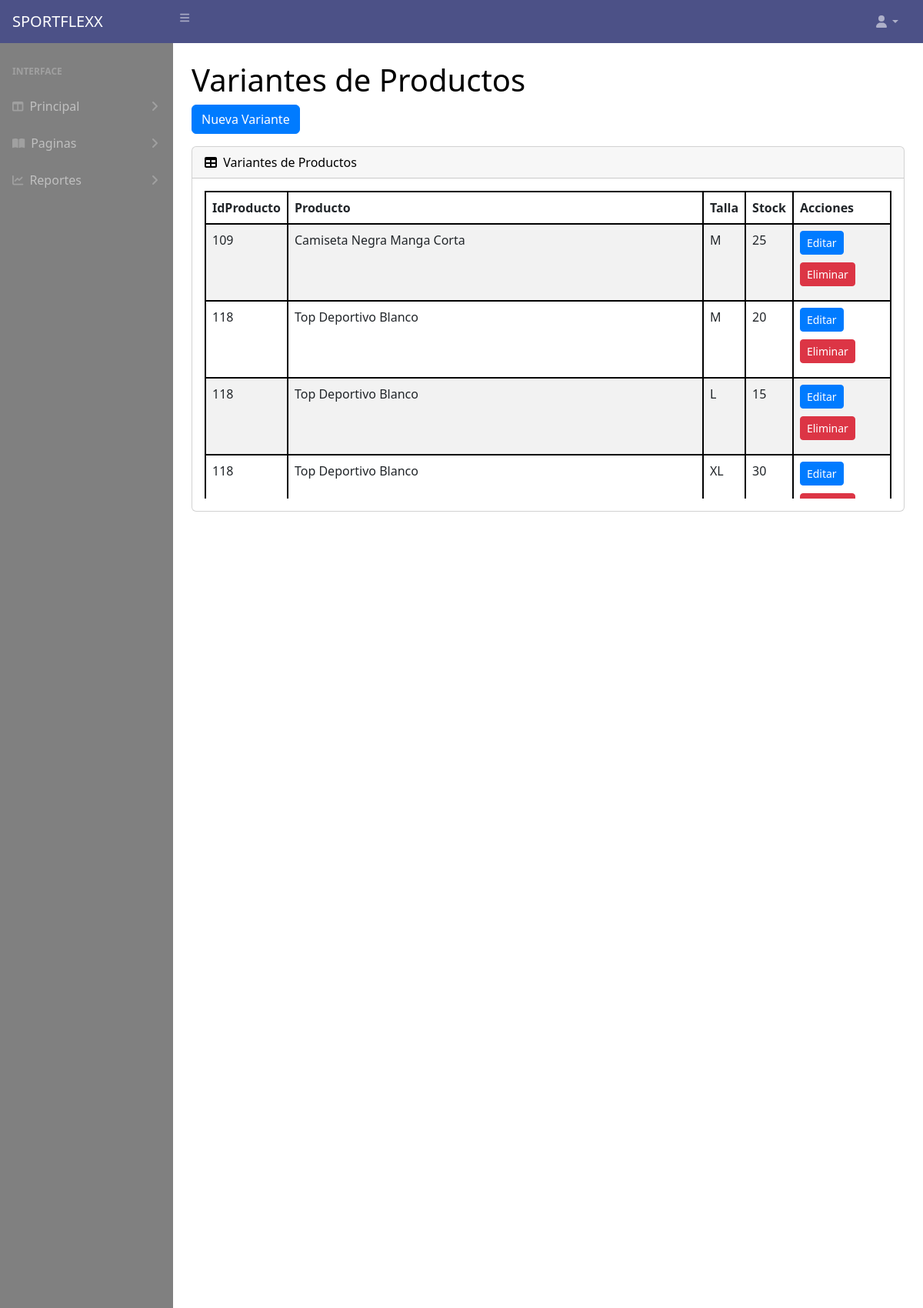
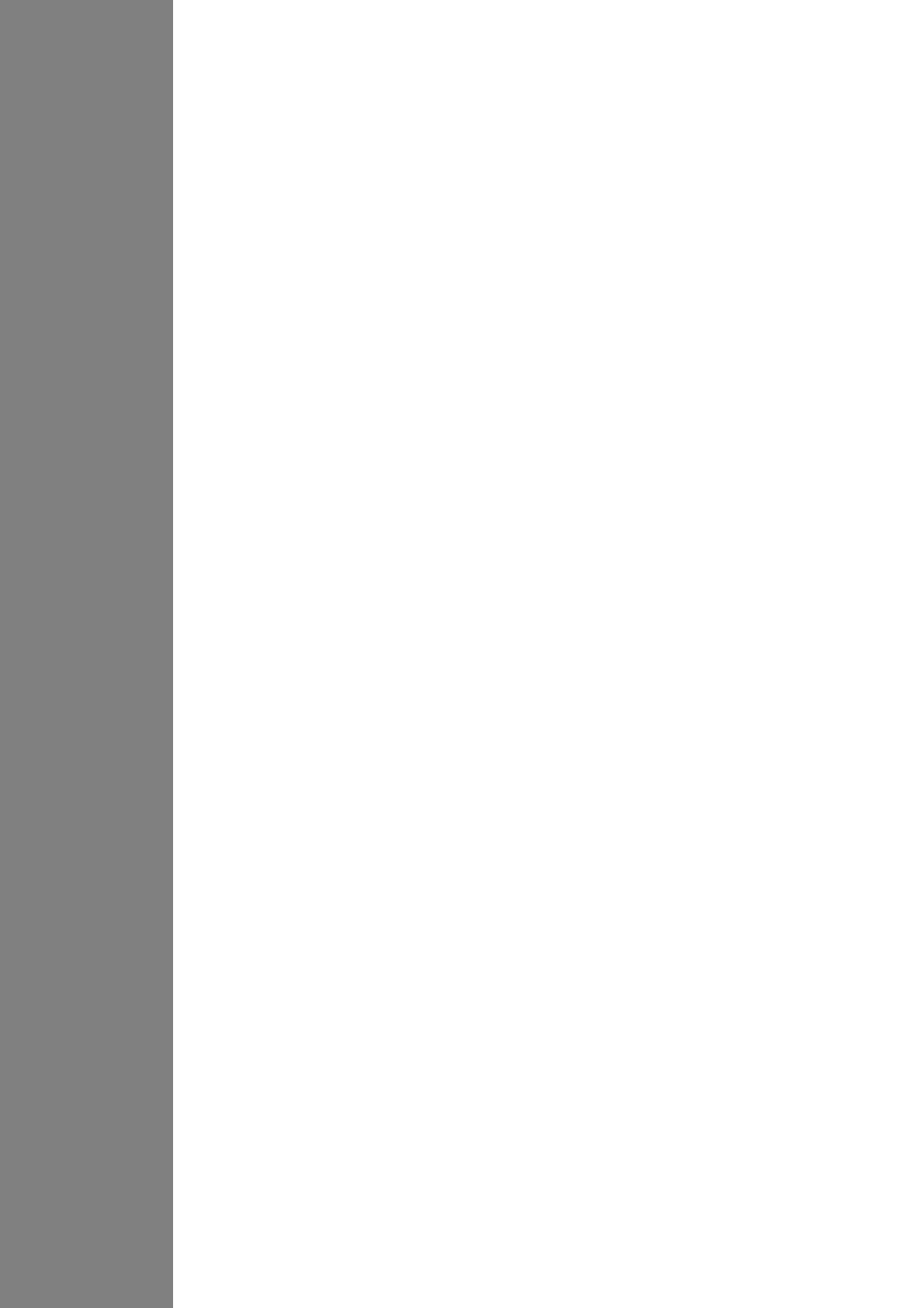
/Admin/PHP/Menus/Productos_variantes.php (upper part), run on the app's committed database (2 pictures, top to bottom).
### tables this page shows
CREATE TABLE `producto_variantes` (
  `IdVariante` int(11) NOT NULL,
  `IdProducto` int(11) NOT NULL,
  `Talla` varchar(10) DEFAULT NULL,
  `Stock` int(11) DEFAULT NULL
);

CREATE TABLE `producto` (
  `IdProducto` int(11) NOT NULL,
  `Nombre` varchar(100) NOT NULL,
  `Descripcion` varchar(250) NOT NULL,
  `IdCategoria` int(11) NOT NULL,
  `PrecioUnitario` decimal(10,2) NOT NULL,
  `FechaRegistro` date NOT NULL DEFAULT curdate(),
  `ImagenProducto` varchar(150) DEFAULT NULL
);

### Admin/PHP/coneccion/conector.php (called while the page is built, shortened)
<?php
class Conectar {
    private $server = "localhost";
    private $login = "root";
    private $pass = "";
    private $bdatos = "sportflexx";
    private $conexion;
    function __construct() {
        $this->conexion = new mysqli($this->server, $this->login, $this->pass, $this->bdatos);
        $this->conexion->set_charset("utf8mb4");
    }
    function getConexion() {
        return $this->conexion;
    }
}
?>

### Admin/PHP/Menus/Productos_variantes.php (the view, shortened to what this page needs)
<?php
require_once(__DIR__ . "/../coneccion/conector.php");
$obj = new Conectar();
$sql = "SELECT p.IdProducto, p.Nombre, v.IdVariante, v.Talla, v.Stock
        FROM producto p
        JOIN producto_variantes v ON p.IdProducto = v.IdProducto";
$rsVariante = mysqli_query($obj->getConexion(), $sql);
?>
<!DOCTYPE html>
<html lang="en">
<head>
    <link href="https://cdn.jsdelivr.net/npm/simple-datatables@7.1.2/dist/style.min.css" rel="stylesheet" />
    <link href="../estilos/stylesAdmin.css" rel="stylesheet" />
    <link href="https://cdn.jsdelivr.net/npm/bootstrap@5.2.3/dist/css/bootstrap.min.css" rel="stylesheet" />
</head>
<?php
include_once "navbar_admin.php";
?>
<div id="layoutSidenav_content">
    <main>
        <div class="container-fluid px-4" style="padding-bottom: 55px">
            <h1 class="mt-4">Variantes de Productos</h1>
            <button class="btn btn-primary mb-3" data-bs-toggle="modal" data-bs-target="#modalVariante"
                onclick="clearForm()">Nueva Variante</button>
            <div class="card mb-4">
                <div class="card-header">
                    <i class="fas fa-table me-1"></i>
                    Variantes de Productos
                </div>
                <div class="card-body">
                    <div class="table-responsive">
                        <table id="datatablesSimple" class="table table-striped table-bordered">
                            <thead>
                                <tr>
                                    <th>IdProducto</th>
                                    <th>Producto</th>
                                    <th>Talla</th>
                                    <th>Stock</th>
                                    <th>Acciones</th>
                                </tr>
                            </thead>
                            <tbody>
                                <?php while ($registro = mysqli_fetch_array($rsVariante)) { ?>
                                <tr>
                                    <td><?php echo $registro["IdProducto"]; ?></td>
                                    <td><?php echo $registro["Nombre"]; ?></td>
                                    <td><?php echo $registro["Talla"]; ?></td>
                                    <td><?php echo $registro["Stock"]; ?></td>
                                    <td>
                                        <button class="btn btn-primary btn-sm edit-btn"
                                            data-id="<?php echo $registro['IdVariante']; ?>" data-bs-toggle="modal"
                                            data-bs-target="#modalVariante">Editar</button>
                                        <form method="POST" action="EliminarVariante.php" style="display:inline;"
                                            class="delete-form">
                                            <button type="submit" class="btn btn-danger btn-sm delete-btn">Eliminar</button>
                                        </form>
                                    </td>
                                </tr>
                                <?php } ?>
                            </tbody>
                        </table>
                    </div>
                </div>
            </div>
        </div>
    </main>
</div>
</body>
</html>

### Admin/PHP/Menus/navbar_admin.php (style rules this page uses)
body { background-color: white; color: black; }
.card { width: 100%; background-color: white; }
.btn { margin-bottom: 10px; }
.table-responsive { max-height: 400px; overflow-y: auto; overflow-x: auto; min-width: 100%; }
.table-bordered th, .table-bordered td { border: 2px solid black; }
.table-bordered { border-collapse: collapse; }
.btn-primary { background-color: #007bff; border-color: #007bff; }
.btn-danger { background-color: #dc3545; border-color: #dc3545; }

### data on the page
producto_variantes: IdProducto.IdProducto "109", IdProducto.Nombre "Camiseta Negra Manga Corta", Talla "M", Stock "25"
producto_variantes: IdProducto.IdProducto "118", IdProducto.Nombre "Top Deportivo Blanco", Talla "M", Stock "20"
producto_variantes: IdProducto.IdProducto "118", IdProducto.Nombre "Top Deportivo Blanco", Talla "L", Stock "15"
producto_variantes: IdProducto.IdProducto "118", IdProducto.Nombre "Top Deportivo Blanco", Talla "XL", Stock "30"
